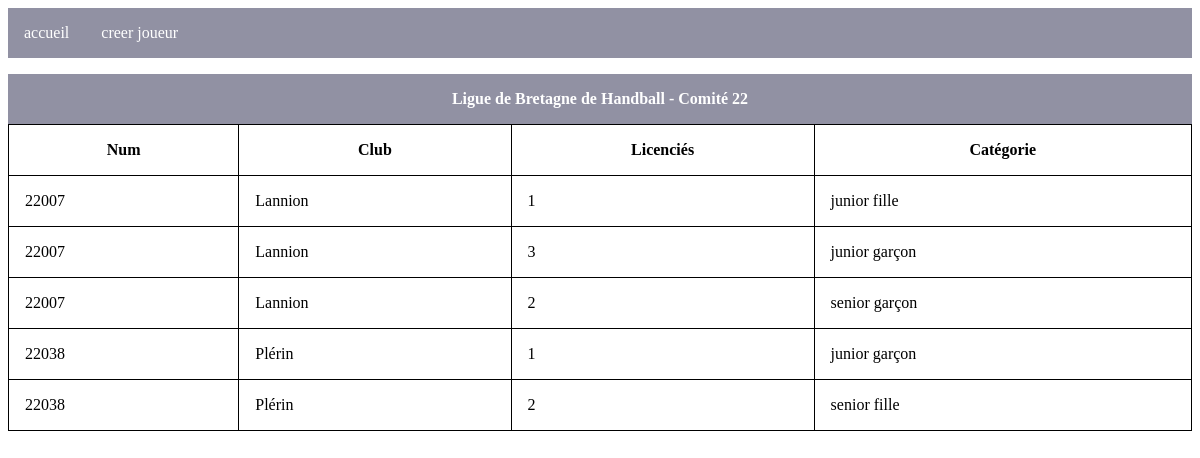
The page / on the database its author committed.
### tables this page shows
CREATE TABLE `categorie` (
  `id` int(11) NOT NULL,
  `name` varchar(50) NOT NULL
);

### index.php (the view, shortened to what this page needs)
<!DOCTYPE html>
<html lang="en">
<head>
    <link rel="stylesheet" href="style.css">
</head>
<body>
    <header>
        <nav><a href="/">accueil</a>
            <a href="creer_joueur.php">creer joueur</a>
        </nav>
    </header>
    <?php
    include 'pdo.php';
        $res = array();
            $sql='SELECT categorie.id as catid,num,categorie.name,club.name as club_name,COUNT(`categorie_club_id`) FROM `club` INNER JOIN categorie_club on club.id=categorie_club.club_id INNER JOIN categorie on categorie.id=categorie_club.categorie_id INNER JOIN joueur on joueur.categorie_club_id=categorie_club.id GROUP BY joueur.categorie_club_id;';
            if($prep=$pdo->prepare($sql)){
                $prep->execute();
                while($row=$prep->fetch()){
            array_push($res, array('Num'=>$row['num'],'Club'=> $row['club_name'],'Licenciés'=> $row['COUNT(`categorie_club_id`)'],'Catégorie'=> $row['name'],'catid'=>$row['catid'])
        );
                }
            }else {
                $error = $pdo->errno . ' ' . $pdo->error;
                echo $error;
            }
    ?>
    <table>
        <caption>
            Ligue de Bretagne de Handball - Comité 22
        </caption>
        <thead>
            <tr>
                <?php
                $show = $res;
                unset($show[0]['catid']);
                foreach ($show[0] as $key=> $value) { ?>
                <th>
                    <?php echo $key?>
                </th>
                <?php }?>
            </tr>
        </thead>
        <tbody>
            <?php foreach ($res as $key => $value) {?>
            <tr class="click"
                onclick="window.location.href='http://localhost:8090/club.php?id=<?php echo  $value['Num']  ?>&categ=<?php echo  $value['catid']  ?>'">
                <?php foreach ($value as $cle => $valeur) {
                if ($cle !== 'catid') { ?>
                <td>
                    <?php echo $valeur ?>
                </td>
                <?php } }?>
            </tr>
            <?php  }?>
        </tbody>
    </table>
</body>
</html>

### style.css (style rules this page uses)
td,th { border:1px solid black; padding: 1em; }
table { border-collapse: collapse; border-radius: 15px; width:100%; }
caption,.caption { margin-top: 1em; background-color: rgb(145, 145, 163) ; padding: 1em; color: #fff; font-weight: 900; }
a { display:inline; }
nav>a { text-decoration: none; padding: 1em; color: #fff; }
nav { background-color: rgb(145, 145, 163) ; display: flex; }
a:link { color: none; text-decoration: none; }

### rows shown on the page
categorie: valeur "22007", valeur "Lannion", valeur "1", name "junior fille"
categorie: valeur "22007", valeur "Lannion", valeur "3", name "junior garçon", valeur "22038", valeur "Plérin", valeur "1"
categorie: valeur "22007", valeur "Lannion", valeur "2", name "senior garçon"
categorie: valeur "22038", valeur "Plérin", valeur "2", name "senior fille"

### other values the page prints
$key "Num"
$key "Club"
$key "Licenciés"
$key "Catégorie"
